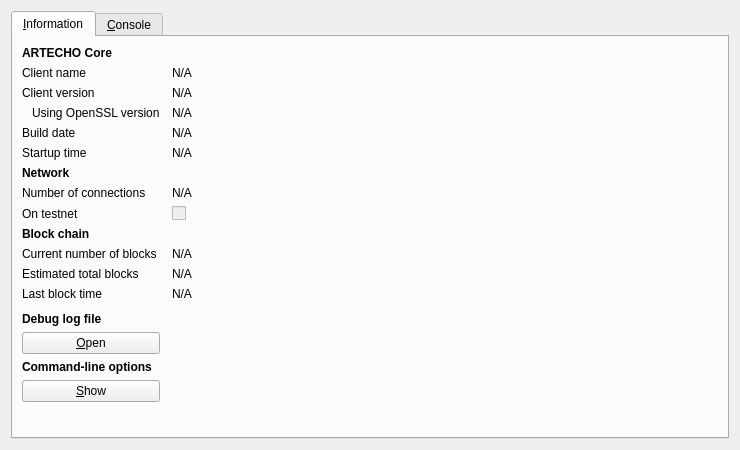
<?xml version="1.0" encoding="UTF-8"?>
<ui version="4.0">
 <class>RPCConsole</class>
 <widget class="QDialog" name="RPCConsole">
  <property name="geometry">
   <rect>
    <x>0</x>
    <y>0</y>
    <width>740</width>
    <height>450</height>
   </rect>
  </property>
  <property name="windowTitle">
   <string>ARTECHO - Debug window</string>
  </property>
  <layout class="QVBoxLayout" name="verticalLayout_2">
   <item>
    <widget class="QTabWidget" name="tabWidget">
     <property name="currentIndex">
      <number>0</number>
     </property>
     <widget class="QWidget" name="tab_info">
      <attribute name="title">
       <string>&amp;Information</string>
      </attribute>
      <layout class="QGridLayout" name="gridLayout" columnstretch="0,1">
       <property name="horizontalSpacing">
        <number>12</number>
       </property>
       <item row="0" column="0">
        <widget class="QLabel" name="label_9">
         <property name="font">
          <font>
           <weight>75</weight>
           <bold>true</bold>
          </font>
         </property>
         <property name="text">
          <string>ARTECHO Core</string>
         </property>
        </widget>
       </item>
       <item row="1" column="0">
        <widget class="QLabel" name="label_5">
         <property name="text">
          <string>Client name</string>
         </property>
        </widget>
       </item>
       <item row="1" column="1">
        <widget class="QLabel" name="clientName">
         <property name="cursor">
          <cursorShape>IBeamCursor</cursorShape>
         </property>
         <property name="text">
          <string>N/A</string>
         </property>
         <property name="textFormat">
          <enum>Qt::PlainText</enum>
         </property>
         <property name="textInteractionFlags">
          <set>Qt::LinksAccessibleByMouse|Qt::TextSelectableByKeyboard|Qt::TextSelectableByMouse</set>
         </property>
        </widget>
       </item>
       <item row="2" column="0">
        <widget class="QLabel" name="label_6">
         <property name="text">
          <string>Client version</string>
         </property>
        </widget>
       </item>
       <item row="2" column="1">
        <widget class="QLabel" name="clientVersion">
         <property name="cursor">
          <cursorShape>IBeamCursor</cursorShape>
         </property>
         <property name="text">
          <string>N/A</string>
         </property>
         <property name="textFormat">
          <enum>Qt::PlainText</enum>
         </property>
         <property name="textInteractionFlags">
          <set>Qt::LinksAccessibleByMouse|Qt::TextSelectableByKeyboard|Qt::TextSelectableByMouse</set>
         </property>
        </widget>
       </item>
       <item row="3" column="0">
        <widget class="QLabel" name="label_14">
         <property name="text">
          <string>Using OpenSSL version</string>
         </property>
         <property name="indent">
          <number>10</number>
         </property>
        </widget>
       </item>
       <item row="3" column="1">
        <widget class="QLabel" name="openSSLVersion">
         <property name="cursor">
          <cursorShape>IBeamCursor</cursorShape>
         </property>
         <property name="text">
          <string>N/A</string>
         </property>
         <property name="textFormat">
          <enum>Qt::PlainText</enum>
         </property>
         <property name="textInteractionFlags">
          <set>Qt::LinksAccessibleByMouse|Qt::TextSelectableByKeyboard|Qt::TextSelectableByMouse</set>
         </property>
        </widget>
       </item>
       <item row="4" column="0">
        <widget class="QLabel" name="label_12">
         <property name="text">
          <string>Build date</string>
         </property>
        </widget>
       </item>
       <item row="4" column="1">
        <widget class="QLabel" name="buildDate">
         <property name="cursor">
          <cursorShape>IBeamCursor</cursorShape>
         </property>
         <property name="text">
          <string>N/A</string>
         </property>
         <property name="textFormat">
          <enum>Qt::PlainText</enum>
         </property>
         <property name="textInteractionFlags">
          <set>Qt::LinksAccessibleByMouse|Qt::TextSelectableByKeyboard|Qt::TextSelectableByMouse</set>
         </property>
        </widget>
       </item>
       <item row="5" column="0">
        <widget class="QLabel" name="label_13">
         <property name="text">
          <string>Startup time</string>
         </property>
        </widget>
       </item>
       <item row="5" column="1">
        <widget class="QLabel" name="startupTime">
         <property name="cursor">
          <cursorShape>IBeamCursor</cursorShape>
         </property>
         <property name="text">
          <string>N/A</string>
         </property>
         <property name="textFormat">
          <enum>Qt::PlainText</enum>
         </property>
         <property name="textInteractionFlags">
          <set>Qt::LinksAccessibleByMouse|Qt::TextSelectableByKeyboard|Qt::TextSelectableByMouse</set>
         </property>
        </widget>
       </item>
       <item row="6" column="0">
        <widget class="QLabel" name="label_11">
         <property name="font">
          <font>
           <weight>75</weight>
           <bold>true</bold>
          </font>
         </property>
         <property name="text">
          <string>Network</string>
         </property>
        </widget>
       </item>
       <item row="7" column="0">
        <widget class="QLabel" name="label_7">
         <property name="text">
          <string>Number of connections</string>
         </property>
        </widget>
       </item>
       <item row="7" column="1">
        <widget class="QLabel" name="numberOfConnections">
         <property name="cursor">
          <cursorShape>IBeamCursor</cursorShape>
         </property>
         <property name="text">
          <string>N/A</string>
         </property>
         <property name="textFormat">
          <enum>Qt::PlainText</enum>
         </property>
         <property name="textInteractionFlags">
          <set>Qt::LinksAccessibleByMouse|Qt::TextSelectableByKeyboard|Qt::TextSelectableByMouse</set>
         </property>
        </widget>
       </item>
       <item row="8" column="0">
        <widget class="QLabel" name="label_8">
         <property name="text">
          <string>On testnet</string>
         </property>
        </widget>
       </item>
       <item row="8" column="1">
        <widget class="QCheckBox" name="isTestNet">
         <property name="enabled">
          <bool>false</bool>
         </property>
         <property name="text">
          <string/>
         </property>
        </widget>
       </item>
       <item row="9" column="0">
        <widget class="QLabel" name="label_10">
         <property name="font">
          <font>
           <weight>75</weight>
           <bold>true</bold>
          </font>
         </property>
         <property name="text">
          <string>Block chain</string>
         </property>
        </widget>
       </item>
       <item row="10" column="0">
        <widget class="QLabel" name="label_3">
         <property name="text">
          <string>Current number of blocks</string>
         </property>
        </widget>
       </item>
       <item row="10" column="1">
        <widget class="QLabel" name="numberOfBlocks">
         <property name="cursor">
          <cursorShape>IBeamCursor</cursorShape>
         </property>
         <property name="text">
          <string>N/A</string>
         </property>
         <property name="textFormat">
          <enum>Qt::PlainText</enum>
         </property>
         <property name="textInteractionFlags">
          <set>Qt::LinksAccessibleByMouse|Qt::TextSelectableByKeyboard|Qt::TextSelectableByMouse</set>
         </property>
        </widget>
       </item>
       <item row="11" column="0">
        <widget class="QLabel" name="label_4">
         <property name="text">
          <string>Estimated total blocks</string>
         </property>
        </widget>
       </item>
       <item row="11" column="1">
        <widget class="QLabel" name="totalBlocks">
         <property name="cursor">
          <cursorShape>IBeamCursor</cursorShape>
         </property>
         <property name="text">
          <string>N/A</string>
         </property>
         <property name="textFormat">
          <enum>Qt::PlainText</enum>
         </property>
         <property name="textInteractionFlags">
          <set>Qt::LinksAccessibleByMouse|Qt::TextSelectableByKeyboard|Qt::TextSelectableByMouse</set>
         </property>
        </widget>
       </item>
       <item row="12" column="0">
        <widget class="QLabel" name="label_2">
         <property name="text">
          <string>Last block time</string>
         </property>
        </widget>
       </item>
       <item row="12" column="1">
        <widget class="QLabel" name="lastBlockTime">
         <property name="cursor">
          <cursorShape>IBeamCursor</cursorShape>
         </property>
         <property name="text">
          <string>N/A</string>
         </property>
         <property name="textFormat">
          <enum>Qt::PlainText</enum>
         </property>
         <property name="textInteractionFlags">
          <set>Qt::LinksAccessibleByMouse|Qt::TextSelectableByKeyboard|Qt::TextSelectableByMouse</set>
         </property>
        </widget>
       </item>
       <item row="13" column="0">
        <spacer name="verticalSpacer_2">
         <property name="orientation">
          <enum>Qt::Vertical</enum>
         </property>
         <property name="sizeHint" stdset="0">
          <size>
           <width>20</width>
           <height>20</height>
          </size>
         </property>
        </spacer>
       </item>
       <item row="14" column="0">
        <widget class="QLabel" name="labelDebugLogfile">
         <property name="font">
          <font>
           <weight>75</weight>
           <bold>true</bold>
          </font>
         </property>
         <property name="text">
          <string>Debug log file</string>
         </property>
        </widget>
       </item>
       <item row="15" column="0">
        <widget class="QPushButton" name="openDebugLogfileButton">
         <property name="toolTip">
          <string>Open the ARTECHO debug log file from the current data directory. This can take a few seconds for large log files.</string>
         </property>
         <property name="text">
          <string>&amp;Open</string>
         </property>
         <property name="autoDefault">
          <bool>false</bool>
         </property>
        </widget>
       </item>
       <item row="16" column="0">
        <widget class="QLabel" name="labelCLOptions">
         <property name="font">
          <font>
           <weight>75</weight>
           <bold>true</bold>
          </font>
         </property>
         <property name="text">
          <string>Command-line options</string>
         </property>
        </widget>
       </item>
       <item row="17" column="0">
        <widget class="QPushButton" name="showCLOptionsButton">
         <property name="toolTip">
          <string>Show the ARTECHO-Qt help message to get a list with possible ARTECHO command-line options.</string>
         </property>
         <property name="text">
          <string>&amp;Show</string>
         </property>
         <property name="autoDefault">
          <bool>false</bool>
         </property>
        </widget>
       </item>
       <item row="18" column="0">
        <spacer name="verticalSpacer">
         <property name="orientation">
          <enum>Qt::Vertical</enum>
         </property>
         <property name="sizeHint" stdset="0">
          <size>
           <width>20</width>
           <height>40</height>
          </size>
         </property>
        </spacer>
       </item>
      </layout>
     </widget>
     <widget class="QWidget" name="tab_console">
      <attribute name="title">
       <string>&amp;Console</string>
      </attribute>
      <layout class="QVBoxLayout" name="verticalLayout_3">
       <property name="spacing">
        <number>3</number>
       </property>
       <item>
        <widget class="QTextEdit" name="messagesWidget">
         <property name="minimumSize">
          <size>
           <width>0</width>
           <height>100</height>
          </size>
         </property>
         <property name="readOnly">
          <bool>true</bool>
         </property>
         <property name="tabKeyNavigation" stdset="0">
          <bool>false</bool>
         </property>
         <property name="columnCount" stdset="0">
          <number>2</number>
         </property>
        </widget>
       </item>
       <item>
        <layout class="QHBoxLayout" name="horizontalLayout">
         <property name="spacing">
          <number>3</number>
         </property>
         <item>
          <widget class="QLabel" name="label">
           <property name="text">
            <string notr="true">&gt;</string>
           </property>
          </widget>
         </item>
         <item>
          <widget class="QLineEdit" name="lineEdit"/>
         </item>
         <item>
          <widget class="QPushButton" name="clearButton">
           <property name="maximumSize">
            <size>
             <width>24</width>
             <height>24</height>
            </size>
           </property>
           <property name="toolTip">
            <string>Clear console</string>
           </property>
           <property name="text">
            <string/>
           </property>
           <property name="icon">
            <iconset resource="../bitcoin.qrc">
             <normaloff>:/icons/remove</normaloff>:/icons/remove</iconset>
           </property>
           <property name="shortcut">
            <string notr="true">Ctrl+L</string>
           </property>
           <property name="autoDefault">
            <bool>false</bool>
           </property>
          </widget>
         </item>
        </layout>
       </item>
      </layout>
     </widget>
    </widget>
   </item>
  </layout>
 </widget>
 <resources>
  <include location="../bitcoin.qrc"/>
 </resources>
 <connections/>
</ui>
